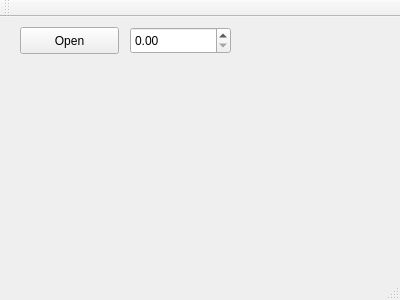
<?xml version="1.0" encoding="UTF-8"?>
<ui version="4.0">
 <class>MainWindow</class>
 <widget class="QMainWindow" name="MainWindow">
  <property name="geometry">
   <rect>
    <x>0</x>
    <y>0</y>
    <width>400</width>
    <height>300</height>
   </rect>
  </property>
  <property name="windowTitle">
   <string>Schunk Gripper Control</string>
  </property>
  <widget class="QWidget" name="centralWidget">
   <widget class="QPushButton" name="openGripper">
    <property name="geometry">
     <rect>
      <x>20</x>
      <y>10</y>
      <width>99</width>
      <height>27</height>
     </rect>
    </property>
    <property name="text">
     <string>Open</string>
    </property>
   </widget>
   <widget class="QDoubleSpinBox" name="openGripperValue">
    <property name="geometry">
     <rect>
      <x>130</x>
      <y>10</y>
      <width>101</width>
      <height>27</height>
     </rect>
    </property>
   </widget>
  </widget>
  <widget class="QToolBar" name="mainToolBar">
   <attribute name="toolBarArea">
    <enum>TopToolBarArea</enum>
   </attribute>
   <attribute name="toolBarBreak">
    <bool>false</bool>
   </attribute>
  </widget>
  <widget class="QStatusBar" name="statusBar"/>
  <widget class="QMenuBar" name="menuBar">
   <property name="geometry">
    <rect>
     <x>0</x>
     <y>0</y>
     <width>400</width>
     <height>25</height>
    </rect>
   </property>
  </widget>
 </widget>
 <layoutdefault spacing="6" margin="11"/>
 <resources/>
 <connections/>
</ui>
